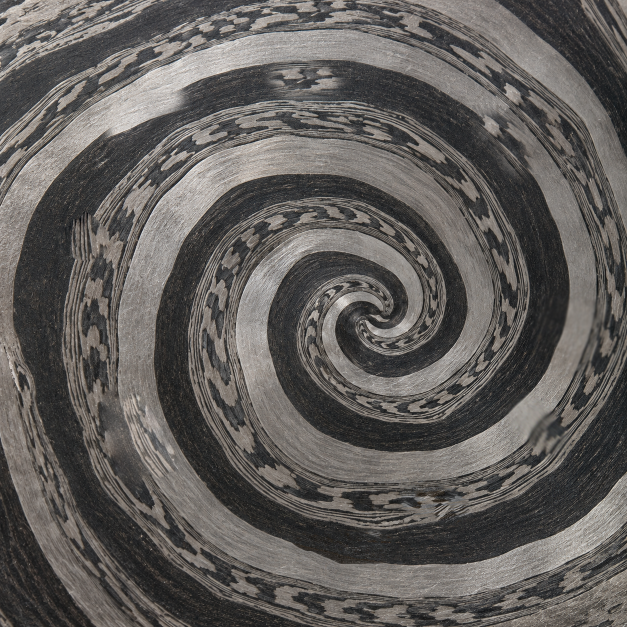
#> input picture examples/spiral/edited.png, 1254 x 1254 px (shown at 1/2 size)
$ python generate-batch-fixtures.py ../examples/spiral
#> lines starting #> are read from the running program, lines starting #| are printed output that depends on the picture
#!/usr/bin/env python3
"""Small synthetic fixtures; no scientific claim, no site or model copies."""
from pathlib import Path
import argparse, zipfile
from PIL import Image
from reportlab.pdfgen import canvas

parser=argparse.ArgumentParser()
parser.add_argument('directory',type=Path)
args=parser.parse_args()
args.directory.mkdir(parents=True,exist_ok=True)
repository=Path(__file__).resolve().parents[1]
with Image.open(repository/'examples/spiral/edited.png') as source:
#> source is the input picture: PIL image 1254x1254 RGB; mean R, G, B 96.6, 93.3, 90.5
 source.thumbnail((480,480))
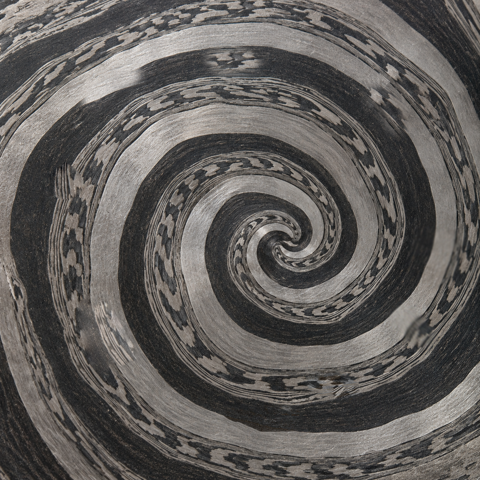
#> source: PIL image 480x480 RGB; mean R, G, B 96.6, 93.3, 90.5
 source.convert('RGB').save(args.directory/'acquisition.jpg',quality=90)
 source.convert('RGB').save(args.directory/'acquisition.tiff',compression='tiff_lzw')
for name in ['etude-a.pdf','A_VERIFIER_C1_A0_etude-b.pdf']:
#> (the run stopped early here; a loop or call above may not have finished)
